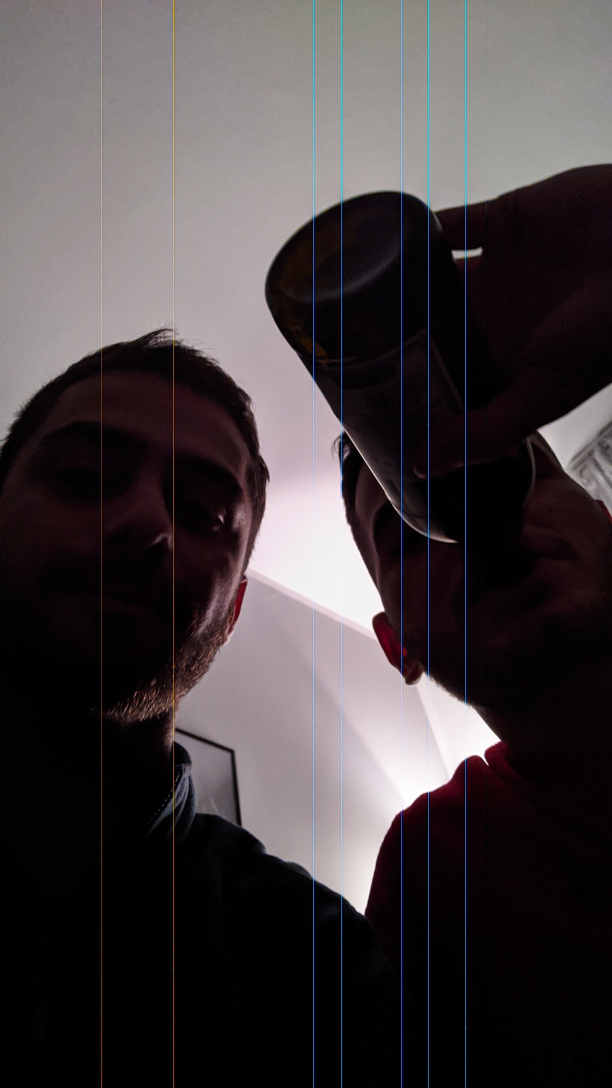
#> input picture script/2021-10-31 23.51.25.jpg, 1836 x 3264 px (shown at 1/3 size)
$ python cmrhack.py
#> lines starting #> are read from the running program, lines starting #| are printed output that depends on the picture
import os, sys

import numpy as np
import cv2 as cv
import matplotlib.pyplot as plt
from random import seed
from random import random

def set_line(x1, x2, rand, neigh):
   for y in range(shape[0]):

      r1, r2, g1, g2, b1, b2 = [0, 0, 0, 0, 0, 0]
      for i in range(neigh):
         r1 += int(picture[y,x1-i,0])
         r2 += int(picture[y,x2+i,0])
         g1 += int(picture[y,x1-i,1])
         g2 += int(picture[y,x2+i,1])
         b1 += int(picture[y,x1-i,2])
         b2 += int(picture[y,x2+i,2])
      r1 /= neigh
      r2 /= neigh
      g1 /= neigh
      g2 /= neigh
      b1 /= neigh
      b2 /= neigh

      for x in range(x1,x2+1):
         r = int(r1 + (x-x1+1) * ((r2-r1)/(x2-x1)) - rand + 2*rand*random())
         g = int(g1 + (x-x1+1) * ((g2-g1)/(x2-x1)) - rand + 2*rand*random())
         b = int(b1 + (x-x1+1) * ((b2-b1)/(x2-x1)) - rand + 2*rand*random())

         if r < 0:
            r = 0
         if g < 0:
            g = 0
         if b < 0:
            b = 0

         picture[y,x] = [r,g,b]

picture = cv.imread('2021-10-31 23.51.25.jpg')
#> picture is the input picture: shape (3264, 1836, 3); mean B, G, R 65.9, 64.1, 70.5
shape = picture.shape
#> shape = (3264, 1836, 3)
print(shape)
#| (3264, 1836, 3)
seed(1)

# print(picture[1178,295])
# print(picture[1178,312])
# print([int(picture[1178,295,0]/2+picture[1178,312,0]/2), int(picture[1178,295,0]/2+picture[1178,312,1]/2), int(picture[1178,295,2]/2+picture[1178,312,2]/2)])


pixels1 = np.array(cv.cvtColor(picture, cv.COLOR_BGR2RGB))

set_line(296,314, 7, 5)
set_line(510,527, 7, 5)
set_line(935,947, 7, 5)
set_line(1020,1030, 7, 5)
set_line(1200,1212, 7, 5)
#> after the loop in set_line (call 5), `for y in range(shape[0]):`:
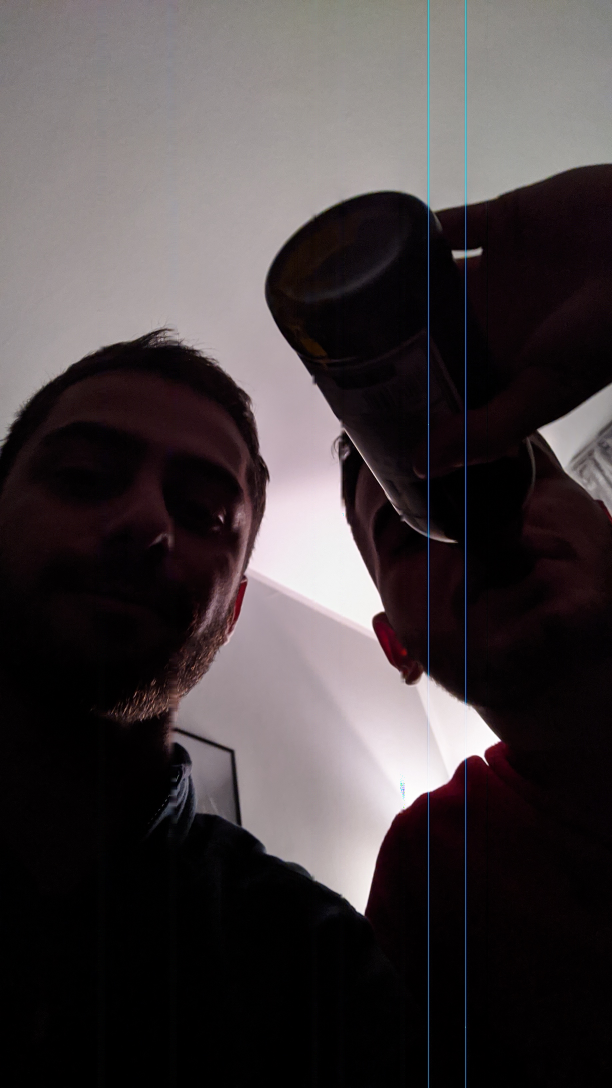
#> picture: shape (3264, 1836, 3) (shown at 1/3 size); mean B, G, R 65.2, 63.7, 70.3
set_line(1280,1290, 7, 5)
set_line(1393,1403, 7, 5)
set_line(1455,1468, 7, 5)
set_line(1482,1495, 7, 5)

# displaying image
# pixels2 = np.array(cv.cvtColor(picture, cv.COLOR_BGR2RGB))
# plt.imshow(pixels2)
# plt.show()

cv.imwrite('./generated/sample.jpg', picture)
print("Script executed successfully.")
